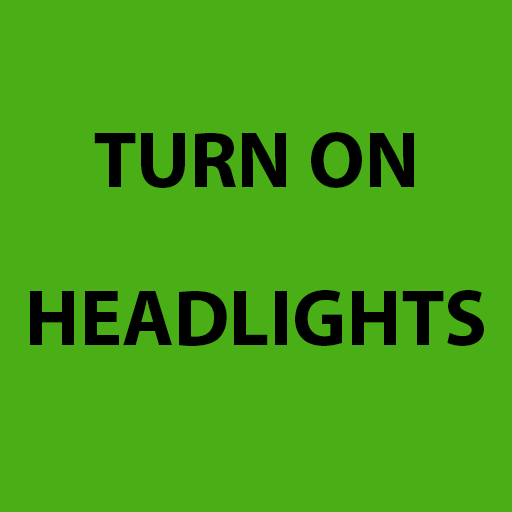
#> input picture images/source_images/headlights.png, 512 x 512 px
$ python main.py
#> lines starting #> are read from the running program, lines starting #| are printed output that depends on the picture; pictures that were not available may be replaced by others from this repository, and a replacement may not be noted
#> further down, image is the input picture: shape (512, 512, 3); mean B, G, R 21.2, 160.2, 68.1
### functions.py
import os
import math

import numpy as np
import cv2

from utils import resize_max


def get_image(config, image_path="", camera=None, source="camera"):
    if source == "camera":
        ret, image = camera.read(0)
        if ret:
            image = cv2.rotate(image, cv2.ROTATE_90_CLOCKWISE)
            image = resize_max(image, config["max_size"])
        else:
            print("ERROR: no image returned from the camera")
            return None
    elif source == "image-seq":
        image = cv2.imread(image_path)

    if image.size:
        image = resize_max(image, config["max_size"])

    return image


# [7 lines left out: function visualize, not called in this run]


def get_existing_image_ids(where_to_save):
    image_ids = {}
    image_files = os.listdir(where_to_save)
    for image_file in image_files:
        image_class, image_id_str = image_file.split("_")
        image_id_str = image_id_str.split(".")[0]
        if image_class not in image_ids:
            image_ids[image_class] = [int(image_id_str)]
        else:
            image_ids[image_class].append(int(image_id_str))

    return image_ids


def create_image_set(
    image,
    hue_range=0.3,
    saturation_range=0.4,
    value_range=0.4,
    yaw_range=20,
    pitch_range=30,
    roll=15,
    scale_range=0.1,
):
    yaw_images = get_random_yaw_images(image, yaw_range, 10)
    pitch_images = get_random_pitch_images(image, yaw_range, 10)

    # hsv_image = cv2.cvtColor(image, cv2.COLOR_BGR2HSV)
    # hsv_image[..., 0] = np.clip(hsv_image[..., 0] + 11, 0, 255).astype(np.uint8)
    # new_image = cv2.cvtColor(hsv_image, cv2.COLOR_HSV2BGR)

    images = yaw_images + pitch_images
    return images


def get_random_pitch_images(image, pitch_range, image_num):
    scale = 0.95
    height, width, _ = image.shape
    src_points = np.array(
        [
            [0, 0],
            [width, 0],
            [0, height],
            [width, height],
        ],
        dtype=np.float32,
    )

    pitch_images = []

    pitches = pitch_range * np.random.rand(image_num)
    for i in range(image_num):
        dst_points = []
        dst_points.extend(
            [
                [
                    int((1 - scale) * width),
                    int((1 - math.cos(np.radians(pitches[i]))) * height),
                ],
                [
                    int(scale * width),
                    int((1 - math.cos(np.radians(pitches[i]))) * height),
                ],
                [0, height],
                [width, height],
            ]
        )

        M = cv2.getPerspectiveTransform(
            src_points, np.array(dst_points, dtype=np.float32)
        )

        transformed_image = cv2.warpPerspective(image, M, (width, height))
        pitch_images.append(transformed_image)

        pitch_images.append(transformed_image)

    return pitch_images


def get_random_yaw_images(image, yaw_range, image_num):
    scale = 0.95
    yaw_images = []
    height, width, _ = image.shape
    src_points = np.array(
        [
            [0, 0],
            [width, 0],
            [0, height],
            [width, height],
        ],
        dtype=np.float32,
    )

    yaws = yaw_range * np.random.rand(image_num)
    for i in range(image_num):
        dst_points = []
        dst_points.extend(
            [
                [0, 0],
                [
                    int(math.cos(np.radians(yaws[i])) * width),
                    int((1 - scale) * height),
                ],
                [0, height],
                [int(math.cos(np.radians(yaws[i])) * width), int(scale * height)],
            ]
        )

        M = cv2.getPerspectiveTransform(
            src_points, np.array(dst_points, dtype=np.float32)
        )

        transformed_image = cv2.warpPerspective(image, M, (width, height))
        cv2.imshow("s", image)
        cv2.imshow("r", transformed_image)
        k = cv2.waitKey(0)
        yaw_images.append(transformed_image)

    return yaw_images


def nomalize_image(image, padding=0.1, max_size=500):
#> called with padding = 0.2, max_size = 500
    height, width, _ = image.shape
#> height = 512; width = 512
    h_pad = int(padding * width)
#> h_pad = 102
    v_pad = int(padding * height)
#> v_pad = 102

    padded_image = 255 * np.ones(
        (height + 2 * v_pad, width + 2 * h_pad, 3), dtype=np.uint8
    )

    padded_image[v_pad : v_pad + height, h_pad : h_pad + width, :] = image
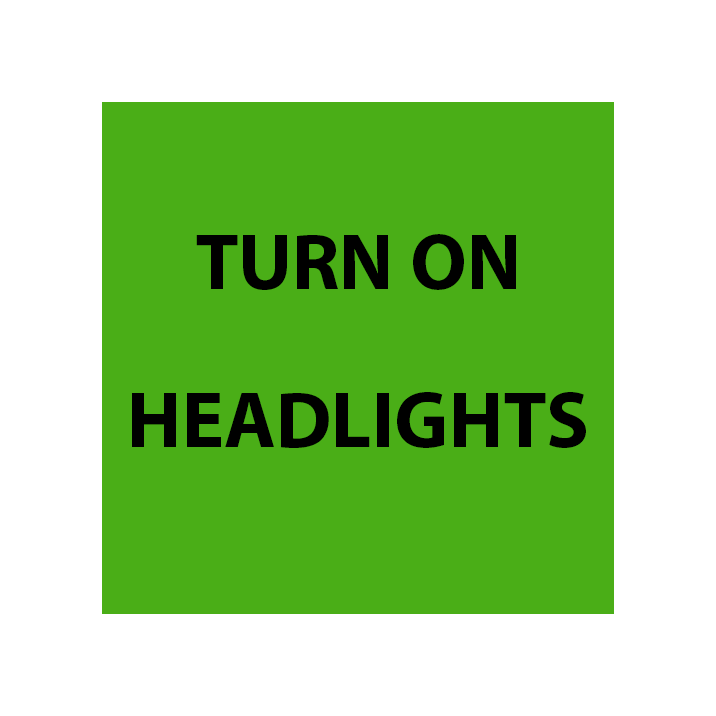
#> padded_image: shape (716, 716, 3); mean B, G, R 135.4, 206.5, 159.4

    return resize_max(padded_image, max_size)

### utils.py
import cv2


def resize_max(frame, max_size):
#> called with max_size = 500
    max_dim = max(frame.shape[0], frame.shape[1])
#> max_dim = 716

    scale_h = frame.shape[0] / max_dim
#> scale_h = 1
    scale_w = frame.shape[1] / max_dim
#> scale_w = 1

    if scale_h == 1:
        scale = max_size / frame.shape[0]
#> scale = 0.698
    elif scale_w == 1:
        scale = max_size / frame.shape[1]

    return cv2.resize(frame, (int(frame.shape[1] * scale), int(frame.shape[0] * scale)))

### main.py
import os
import re

import matplotlib.pyplot as plt
from sklearn.tree import DecisionTreeClassifier

import cv2

from features import *
from functions import *

training_images = "./images/training"
test_image_seq_path = "./images/test"
config = {"max_size": 500, "unified_color": True}
cap = None


# -------------------Creating image sets---------------------#
source_images = "./images/source_images"
image_files = os.listdir(source_images)
for image_file in image_files:
    image = cv2.imread(f"{source_images}/{image_file}")
    # add border and resize
    image = nomalize_image(image, padding=0.2, max_size=500)
    cv2.imshow("2", image)
    cv2.waitKey(0)
    transformed_images = create_image_set(image)
#> the loop in get_random_yaw_images, `for i in range(image_num):` made 10 passes; (key Esc is pressed on pass 1)
#> pass 3, in get_random_yaw_images, `transformed_image = cv2.warpPerspective(image, M, (width, height))`:
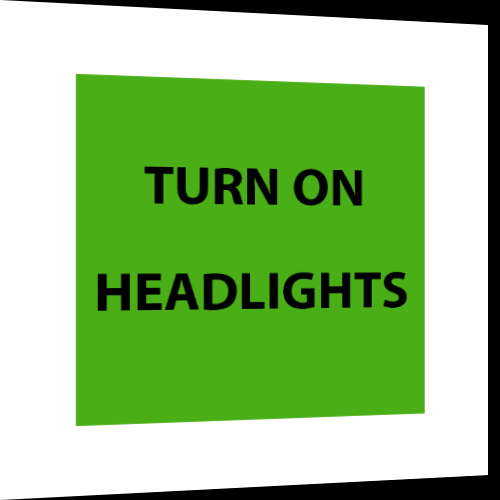
#> transformed_image: shape (500, 500, 3); mean B, G, R 125.7, 191.5, 147.9
#> after the loop in get_random_yaw_images, `for i in range(image_num):`: yaw_images = 10 items
#> in get_random_pitch_images, `src_points = np.array( [ [0, 0], [width, 0], [0, height], [width, heig..`: src_points = [[0, 0], [500, 0], [0, 500], [500, 500]]
#> in get_random_pitch_images, `pitches = pitch_range * np.random.rand(image_num)`: pitches = [15.83, 10.58, 11.36, 18.51, 1.42, 1.74, 0.404, 16.65, 15.56, 17.4]
#> the loop in get_random_pitch_images, `for i in range(image_num):` made 10 passes
#> M on passes 1 to 10: [[0.9, -0.05, 25], [0, 0.864, 18], [0, -0.0002, 1]], [[0.9, -0.05, 25], [0, 0.884, 8], [0, -0.0002, 1]], [[0.9, -0.05, 25], [0, 0.882, 9], [0, -0.0002, 1]], [[0.9, -0.05, 25], [0, 0.85, 25], [0, -0.0002, 1]], [[0.9, -0.05, 25], [0, 0.9, 0], [0, -0.0002, 1]], [[0.9, -0.05, 25], [0, 0.9, 0], [0, -0.0002, 1]], [[0.9, -0.05, 25], [0, 0.9, 0], [0, -0.0002, 1]], [[0.9, -0.05, 25], [0, 0.86, 20], [0, -0.0002, 1]], [[0.9, -0.05, 25], [0, 0.864, 18], [0, -0.0002, 1]], [[0.9, -0.05, 25], [0, 0.856, 22], [0, -0.0002, 1]]
#> pass 1, in get_random_pitch_images, `transformed_image = cv2.warpPerspective(image, M, (width, height))`:
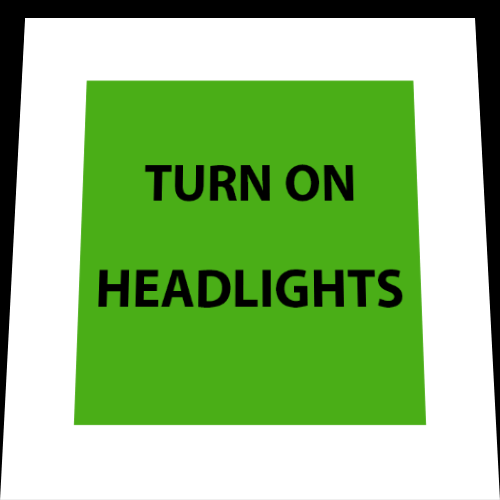
#> transformed_image: shape (500, 500, 3); mean B, G, R 124.1, 189.2, 146.1
#> pass 2, in get_random_pitch_images, `transformed_image = cv2.warpPerspective(image, M, (width, height))`:
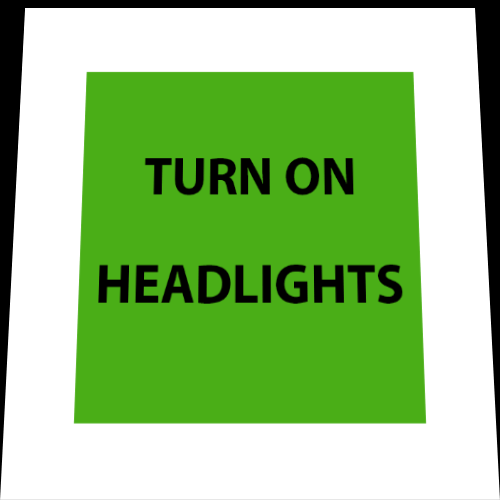
#> transformed_image: shape (500, 500, 3); mean B, G, R 126.7, 193.1, 149.1
#> after the loop in get_random_pitch_images, `for i in range(image_num):`: pitch_images = 20 items
#> in create_image_set, `images = yaw_images + pitch_images`: images = 30 items
#> transformed_images = 30 items
    cv2.destroyAllWindows()
#> pass 2 of the loop `for image_file in image_files:`:
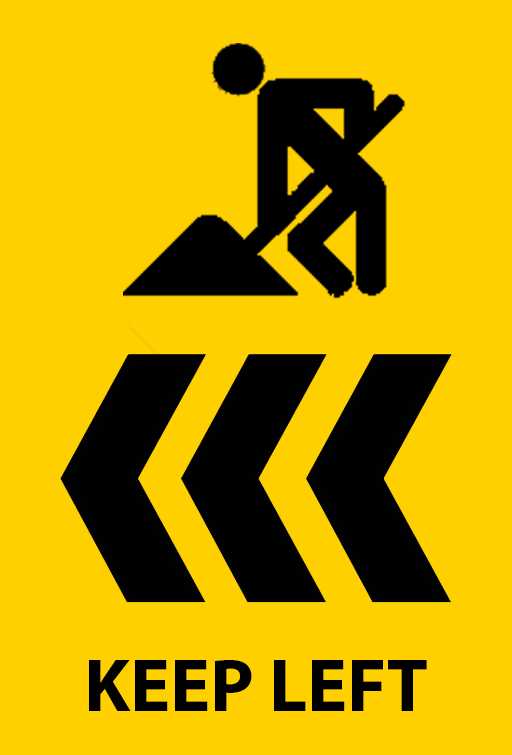
#> input picture images/source_images/keep-left.png, 512 x 755 px
#> image is the input picture: shape (755, 512, 3); mean B, G, R 0.2, 155.5, 190.7
#> in nomalize_image (call 2), `padded_image[v_pad : v_pad + height, h_pad : h_pad + width, :] = image`:
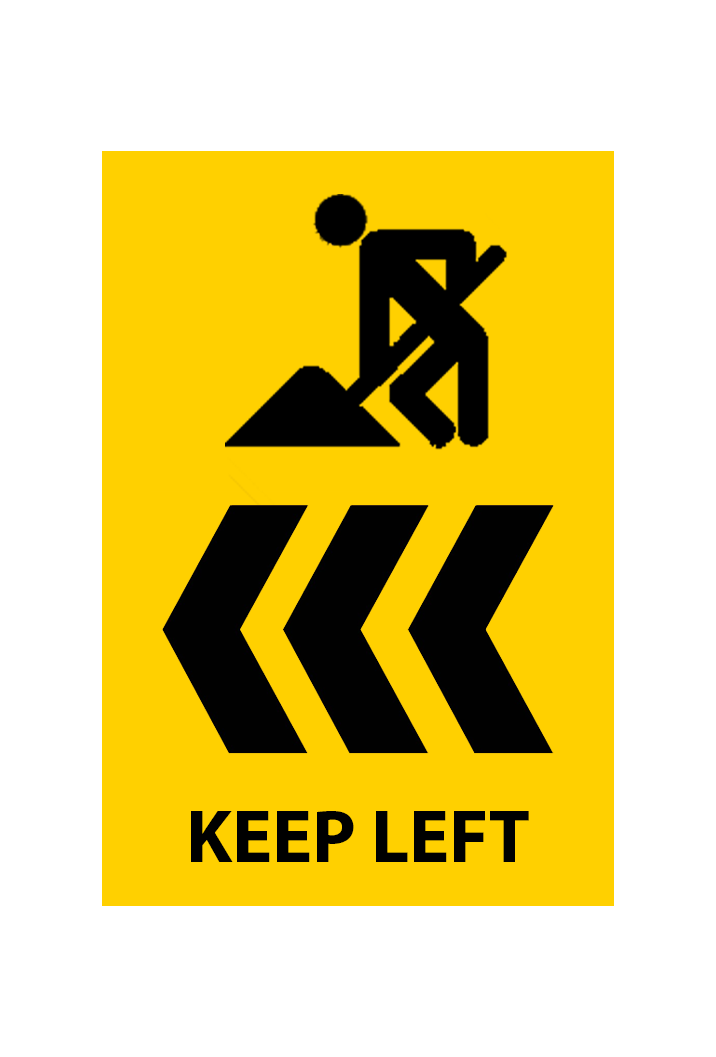
#> padded_image: shape (1057, 716, 3); mean of channels 0, 1, 2 124.9, 204.2, 222.1; drawn as B, G, R
#> the loop in get_random_yaw_images (call 2), `for i in range(image_num):` made 10 passes
#> M on passes 1 to 8: [[1.05, 0, 0], [0.0822, 1, 0], [0.000329, 0, 1]], [[1.07, 0, 0], [0.0822, 1, 0], [0.000329, 0, 1]], [[1.09, 0, 0], [0.0822, 1, 0], [0.000329, 0, 1]], [[1.07, 0, 0], [0.0822, 1, 0], [0.000329, 0, 1]], [[1.11, 0, 0], [0.0822, 1, 0], [0.000329, 0, 1]], [[1.08, 0, 0], [0.0822, 1, 0], [0.000329, 0, 1]], [[1.11, 0, 0], [0.0822, 1, 0], [0.000329, 0, 1]], [[1.05, 0, 0], [0.0822, 1, 0], [0.000329, 0, 1]]
#> in get_random_pitch_images (call 2), `src_points = np.array( [ [0, 0], [width, 0], [0, height], [width, heig..`: src_points = [[0, 0], [338, 0], [0, 500], [338, 500]]
#> pitches = [5.29, 15.48, 9.12, 11.37, 0.376, 12.35, 12.24, 12.34, 18.87, 13.64]
#> the loop in get_random_pitch_images (call 2), `for i in range(image_num):` made 10 passes
#> M on passes 1 to 7: [[0.902, -0.032, 16], [0, 0.898, 2], [0, -0.000195, 1]], [[0.902, -0.032, 16], [0, 0.866, 18], [0, -0.000195, 1]], [[0.902, -0.032, 16], [0, 0.89, 6], [0, -0.000195, 1]], [[0.902, -0.032, 16], [0, 0.884, 9], [0, -0.000195, 1]], [[0.902, -0.032, 16], [0, 0.902, 0], [0, -0.000195, 1]], [[0.902, -0.032, 16], [0, 0.88, 11], [0, -0.000195, 1]], [[0.902, -0.032, 16], [0, 0.88, 11], [0, -0.000195, 1]]
#> pass 3, in get_random_pitch_images (call 2), `transformed_image = cv2.warpPerspective(image, M, (width, height))`:
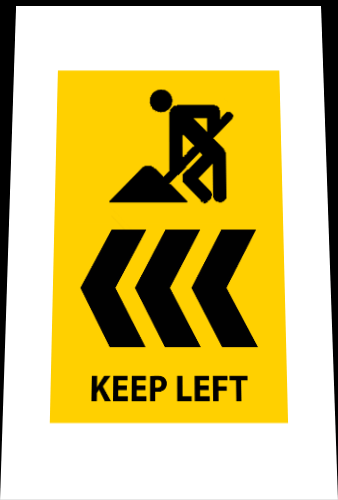
#> transformed_image: shape (500, 338, 3); mean B, G, R 117.4, 191.8, 208.6
#> pass 3 of the loop `for image_file in image_files:`:
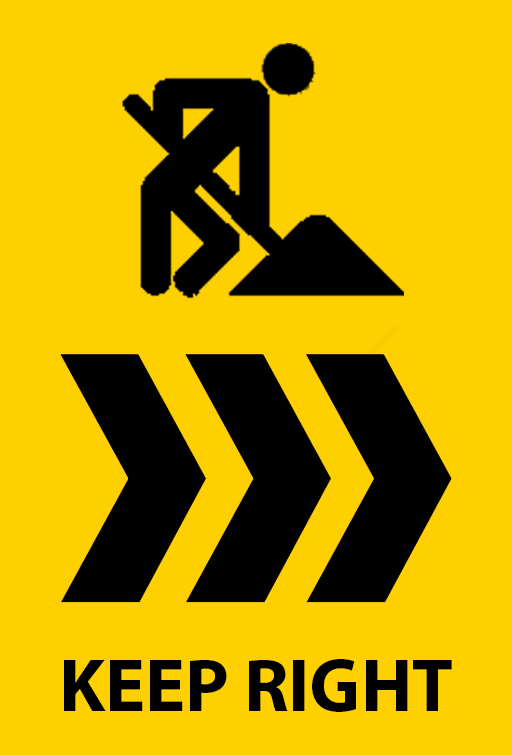
#> input picture images/source_images/keep-right.png, 512 x 755 px
#> image is the input picture: shape (755, 512, 3); mean B, G, R 0.2, 154.6, 189.5
#> in resize_max (call 3), `return cv2.resize(frame, (int(frame.shape[1] * scale), int(frame.shape..`:
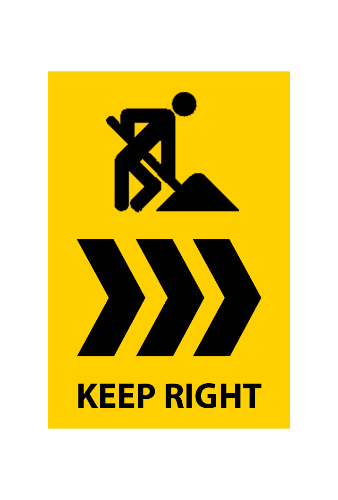
#> returned value: shape (500, 338, 3); mean of channels 0, 1, 2 124.6, 203.7, 221.6; drawn as B, G, R
#> pitches = [11.4, 8.77, 19.77, 2.04, 4.18, 3.23, 13.06, 5.07, 9.33, 4.89]
#> the loop in get_random_pitch_images (call 3), `for i in range(image_num):` made 10 passes
#> M on passes 1 to 7: [[0.902, -0.032, 16], [0, 0.884, 9], [0, -0.000195, 1]], [[0.902, -0.032, 16], [0, 0.892, 5], [0, -0.000195, 1]], [[0.902, -0.032, 16], [0, 0.844, 29], [0, -0.000195, 1]], [[0.902, -0.032, 16], [0, 0.902, 0], [0, -0.000195, 1]], [[0.902, -0.032, 16], [0, 0.9, 1], [0, -0.000195, 1]], [[0.902, -0.032, 16], [0, 0.902, 0], [0, -0.000195, 1]], [[0.902, -0.032, 16], [0, 0.878, 12], [0, -0.000195, 1]]
#> pass 3, in get_random_pitch_images (call 3), `transformed_image = cv2.warpPerspective(image, M, (width, height))`:
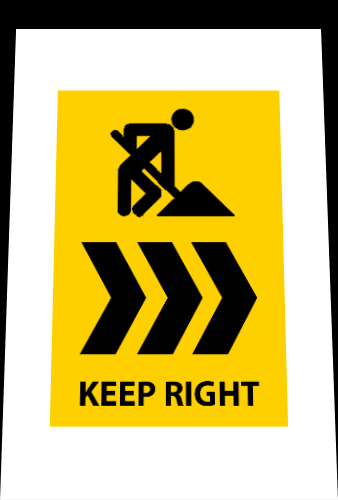
#> transformed_image: shape (500, 338, 3); mean B, G, R 112, 182.4, 198.4


# -----------------------------------------------------------#

# --------------------Data collection-------------------#
where_to_save = "./images/training2"
# If it doesn't exist, create it
if not os.path.exists(where_to_save):
    os.mkdir(where_to_save)

# find the maximum captured image id for each class
images_ids = get_existing_image_ids(where_to_save)

data_collection_completed = False
cap = cv2.VideoCapture("http://10.0.0.200:4747/video")
while not data_collection_completed:
    image = get_image(config, camera=cap, source="camera")
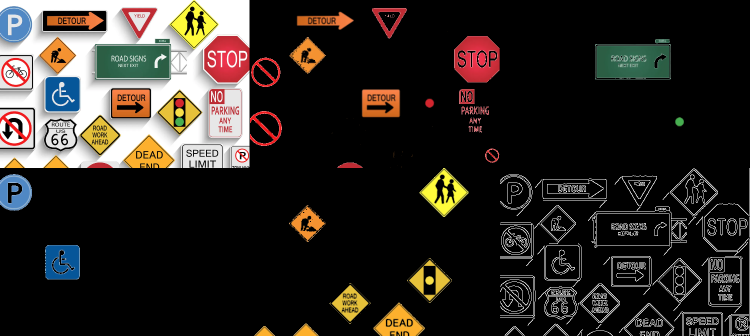
#> input picture sample.png, 1500 x 672 px, given in place of video, which was not available (shown at 1/2 size)
#> in get_image, image is the input picture: shape (672, 1500, 3); mean B, G, R 37, 41.5, 46.1
#> in get_image, `image = cv2.rotate(image, cv2.ROTATE_90_CLOCKWISE)`:
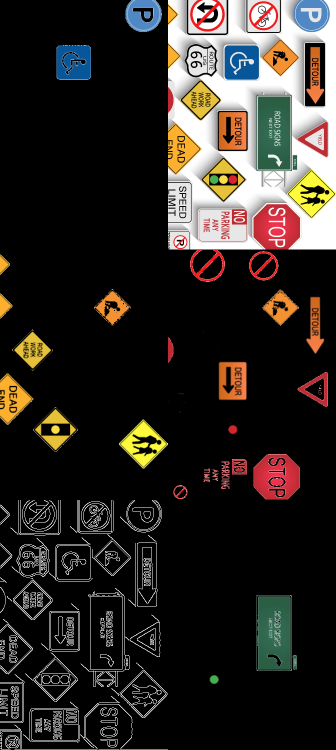
#> image: shape (1500, 672, 3) (shown at 1/2 size); mean B, G, R 37, 41.5, 46.1
#> call 4 of resize_max, with max_size = 500
#> in resize_max (call 4), `return cv2.resize(frame, (int(frame.shape[1] * scale), int(frame.shape..`:
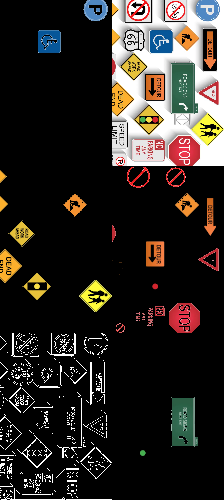
#> returned value: shape (500, 224, 3); mean of channels 0, 1, 2 37.2, 41.7, 46.3; drawn as B, G, R
    if image is None:
        continue

    cv2.imshow("Data collection", image)
    k = cv2.waitKey(30)
#> (key Esc is pressed here)
    if k == 27:
        cv2.destroyAllWindows()
        data_collection_completed = True
        break
    elif k == 32:
        image_class = "stop"
        new_id = 1
        if image_class in images_ids:
            new_id = max(images_ids[image_class]) + 1
            images_ids[image_class].append(new_id)
        else:
            images_ids[image_class] = [1]
        cv2.imwrite(f"{where_to_save}/{image_class}_{new_id}.jpg", image)

# ----------------------------------------------------#


# -----------------------Training----------------------#
# Feature extraction
c_X, e_X, ce_X = [], [], []
Y = []
#> (the run stopped early here; a loop or call above may not have finished)
